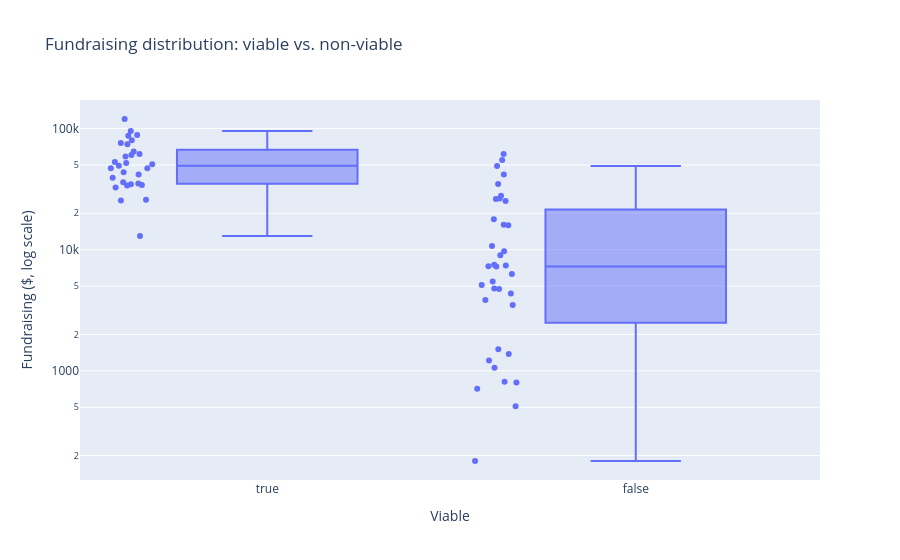

The code cell stored with this chart in its notebook:
### Markdown cell above
## 4. Interactive candidate view

### Code cell
plot_data = analysis.dropna(
    subset=["fundraising"]
).copy()

fig = px.box(
    plot_data,
    x="is_viable",
    y="fundraising",
    points="all",
    hover_name="canonical_candidate",
    hover_data=[
        "district",
        "mentions",
        "first_place_votes",
        "contribution_count",
    ],
    log_y=True,
    labels={
        "is_viable": "Viable",
        "fundraising": "Fundraising ($, log scale)",
    },
    title="Fundraising distribution: viable vs. non-viable",
)

fig.show()

### Figure 1 — Plotly figure (JSON) as saved in the notebook; plotly's stock layout.template omitted (floating-point values rounded to 4 significant figures; data arrays with more than 128 entries replaced by an {"elided": "..."} marker saying what was removed)
{"data": [{"alignmentgroup": "True", "boxpoints": "all", "customdata": {"elided": "65x4 float values"}, "hovertemplate": "<b>%{hovertext}</b><br><br>Viable=%{x}<br>Fundraising ($, log scale)=%{y}<br>district=%{customdata[0]}<br>mentions=%{customdata[1]}<br>first_place_votes=%{customdata[2]}<br>contribution_count=%{customdata[3]}<extra></extra>", "hovertext": ["Timur Ender", "Terrence Hayes", "Loretta Smith", "Deian Salazar", "Noah Ernst", "Jamie Dunphy", "Doug Clove", "Joe Furi", "Cayle Tern", "Thomas Shervey", "Steph Routh", "Candace Avalos", "David Linn", "Chris Olson", "Sam Sachs", "Debbie Kitchin", "Laura Streib", "Marnie Glickman", "Nat West", "Elana Pirtle-Guiney", "James Armstrong", "Michael (Mike) Marshall", "Jennifer Park", "Will Mespelt", "Mariah Hudson", "Sameer Kanal", "Dan Ryan", "Nabil Zaghloul", "Bob Simril", "Jonathan Tasini", "Tiffani Penson", "Michelle DePass", "Reuben Berlin", "Angelita Morillo", "Ahlam K Osman", "Steve Novick", "Harrison Kass", "Luke Zak", "Chris Flanary", "Jonathan (Jon) Walker", "Tiffany Koyama Lane", "Kelly Janes (KJ)", "Dan Gilk", "Theo Hathaway Saner", "Jesse Cornett", "Matthew (Matt) Anderson", "Rex Burkholder", "Philippe Knab", "Mitch Green", "Mike DiNapoli", "Moses Ross", "Michael Trimble", "Andra Vltavín", "Stanley Penkin", "Eli Arnold", "Chad Lykins", "Eric Zimmerman", "Sarah Silkie", "Lisa Freeman", "Bob Weinstein", "Chris Henry", "Tony Morse", "Olivia Clark", "John Toran", "Ben Hufford"], "legendgroup": "", "marker": {"color": "#636efa"}, "name": "", "notched": false, "offsetgroup": "", "orientation": "v", "showlegend": false, "type": "box", "x": [true, true, true, false, true, true, false, false, false, false, true, true, false, false, false, false, false, true, true, true, false, false, false, false, true, true, true, false, false, true, true, true, false, true, false, true, false, false, false, false, true, false, false, false, true, false, true, false, true, false, false, false, false, false, true, true, true, true, true, true, false, false, true, false, false], "x0": " ", "xaxis": "x", "y": [61810.0, 36110.0, 43740.0, 1380.0, 12990.0, 35170.0, 1505.0, 814.0, 7395.0, 1060.0, 76010.0, 58890.0, 4777.0, 7272.0, 4349.0, 34880.0, 10720.0, 34320.0, 51920.0, 47040.0, 25250.0, 55070.0, 15950.0, 1215.0, 74200.0, 34710.0, 120100.0, 26480.0, 26230.0, 49450.0, 80380.0, 32580.0, 6310.0, 64640.0, 9002.0, 87240.0, 16060.0, 9731.0, 17830.0, 3842.0, 88690.0, 4730.0, 3490.0, 7505.0, 52910.0, 710.0, 39230.0, 5115.0, 60460.0, 7289.0, 27900.0, 509.0, 800.0, 61850.0, 50780.0, 47010.0, 41880.0, 25480.0, 25830.0, 33920.0, 5474.0, 41810.0, 95640.0, 180.0, 49070.0], "y0": " ", "yaxis": "y"}], "layout": {"boxmode": "group", "legend": {"tracegroupgap": 0}, "title": {"text": "Fundraising distribution: viable vs. non-viable"}, "xaxis": {"anchor": "y", "domain": [0, 1], "title": {"text": "Viable"}}, "yaxis": {"anchor": "x", "domain": [0, 1], "title": {"text": "Fundraising ($, log scale)"}, "type": "log"}}}
